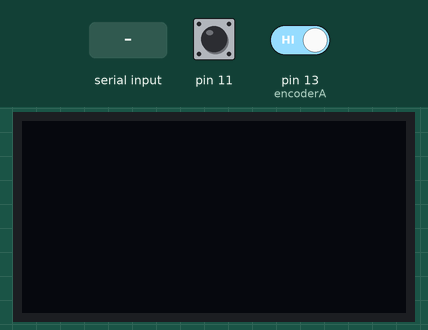
Recording of a sketch running on a simulated Arduino Uno, built with avr-gcc and run on an emulated ATmega328P. On the bench: 128×64 one-colour display. Wiring (inferred from the names in the program): 3×3 keypad with keys 1 2 3 4 5 6 7 8 9 (labels assumed): rows pin 2, pin 3, pin 4; columns pin 5, pin 6, pin 7. Inputs (shaded band) come from the test bench; at power-on: pin 11 HIGH, pin 13 (encoderA) HIGH. What the sketch prints to the serial monitor is not drawn.

Above: at 1.2 s.
1.3 s: "90,45,200\n" received over Serial
At 3.0 s:
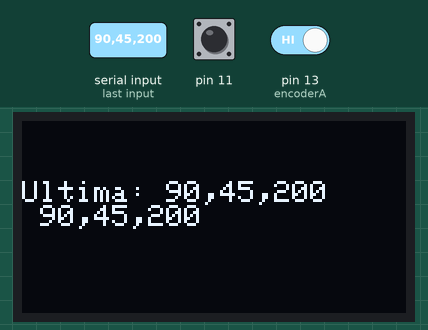
3.8 s: "90,45\n" received over Serial
At 6.0 s:
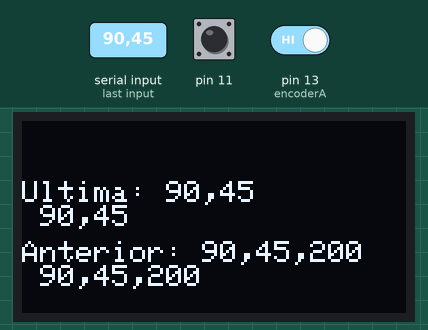
6.3 s: "0\n" received over Serial
At 7.9 s:
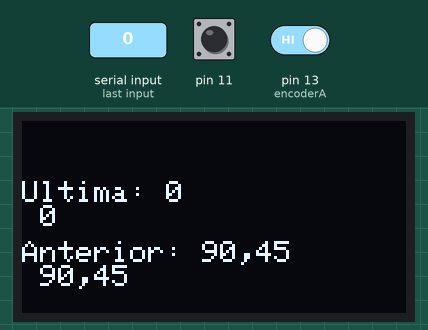
Timing chart, 0 to 9.4 s (numbered marks = the images above; inputs shaded):
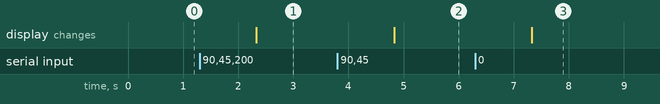

Measured:
- after the input at 1.3 s, the display: changes after 1.0 s (image 1)
- after the input at 3.8 s, the display: changes after 1.0 s (image 2)
- after the input at 6.3 s, the display: changes after 1.0 s (image 3)

The sketch:

DMD_REV_0.1.ino
```cpp
/*#define PB0 8          // Identificamos los pines de salida del ARDUINO UNO con nombres
#define PB1 9
#define PB2 10
#define PB3 11
#define PB4 12
#define PB5 13
#define PD2 2
#define PD3 3

#define PD7 7
#define PC0 14
#define PC1 15
#define PC2 16
#define PC3 17
#define PC4 18
#define PC5 19

#define A PD2
#define B PD3
#define C PD4
#define X PD5
#define Y PD6
#define Z PD7*/

#define A 2
#define B 3
#define C 4
#define X 5
#define Y 6
#define Z 7

#define encoderA 13
#define encoderB 12

 int counter = 0;
 int aState;
 int aLastState;

 bool c = 1;

String data;

String oled_info;
#include <Adafruit_SSD1306.h>
//#include <splash.h>
#include <Wire.h>
Adafruit_SSD1306 oled (128, 64, &Wire, -1);

String old_roll = "";


void setup() {
  Serial.begin (115200);
  //pinMode (row1, INPUT_PULLUP);
  //pinMode (row2, INPUT_PULLUP);

  pinMode (X, INPUT_PULLUP);
  pinMode (Y, INPUT_PULLUP);
  pinMode (Z, INPUT_PULLUP);

  //pinMode (col1, OUTPUT);
  //pinMode (col2, OUTPUT);

  pinMode (A, OUTPUT);
  pinMode (B, OUTPUT);
  pinMode (C, OUTPUT);

  digitalWrite (A, HIGH);
  digitalWrite (B, HIGH);
  digitalWrite (C, HIGH);

  pinMode (encoderA, INPUT);
  pinMode (encoderB, INPUT);
  aLastState = digitalRead(encoderA);

  oled.begin (SSD1306_SWITCHCAPVCC, 0x3C);
  oled.clearDisplay(); //limpia el buffer
  oled.fillScreen (0); //Color de fondo; 0 para negro 1 para blanco
  oled.setTextSize (1);
  oled.setTextColor (WHITE);
  oled.display();


}

void loop() {
  digitalWrite (A, LOW);
  if (digitalRead (X) ==LOW){
    data = ("Q");
    Send_Byte ();
  }
  if (digitalRead (Y) ==LOW){
    data = ("A");
    Send_Byte ();
  }
    if (digitalRead (Z) ==LOW){
    data = ("Z");
    Send_Byte ();
  }

  digitalWrite (A, HIGH);
  digitalWrite (B, LOW);
  if (digitalRead (X) == LOW){
    data = ("W");
    Send_Byte ();
  }
  if (digitalRead (Y) ==LOW){
    data = ("S");
    Send_Byte ();
  }
  if (digitalRead (Z) ==LOW){
    data = ("X");
    Send_Byte ();
  }

  digitalWrite (B, HIGH);
  digitalWrite (C, LOW);
  if (digitalRead (X) == LOW){
    data = ("E");
    Send_Byte ();
  }
  if (digitalRead (Y) ==LOW){
    data = ("D");
    Send_Byte ();
  }
  if (digitalRead (Z) ==LOW){
    data = ("C");
    Send_Byte ();
  }
  digitalWrite (C, HIGH);

  encoder ();
  //printOLED();

  if (digitalRead (11) == 0){
    data = ("Pressed!");
    Send_Byte ();
  }
}

void Send_Byte() {
  Serial.println (data);
  delay (200);
}

void encoder (){
    aState = digitalRead(encoderA); // Reads the "current" state of the outputA
   // If the previous and the current state of the outputA are different, that means a Pulse has occured
   if (aState != aLastState){
     // If the outputB state is different to the outputA state, that means the encoder is rotating clockwise
     if (digitalRead(encoderB) != aState) {
       counter = 1;
     } else {
       counter = 2 ;
     }
     c = !c;
     if (c ==1) {
     Serial.println(counter);
     }
   }

   aLastState = aState; // Updates the previous state of the outputA with the current state
}

void printOLED() {
  if (Serial.available () > 0){
     oled_info = Serial.readString().toInt ();
     Serial.println (oled_info);
     Serial.println ("Recived");
       oled.clearDisplay ();
  oled.setCursor (51, 27);
  oled.print (oled_info);
  oled.display();
  Serial.println ("Printed");

  }

}

void serialEvent() {
  oled_info = Serial.readString();//.toInt ();
  int split = oled_info.indexOf ('r');
  String dice = oled_info.substring (0, split);
  String roll = oled_info.substring (split+1);
  String ultimo_roll = ("Ultima: " + dice + ' ' + roll);
  oled.clearDisplay ();
  oled.setCursor (0, 20);
  oled.print (ultimo_roll);
  Serial.print (ultimo_roll);
  Serial.println ("Recived");

  oled.setCursor (0, 40);
  oled.print (old_roll);
  oled.display();
  old_roll = ("Anterior: " + dice + ' ' + roll);
  Serial.println ("Printed");

}
```
